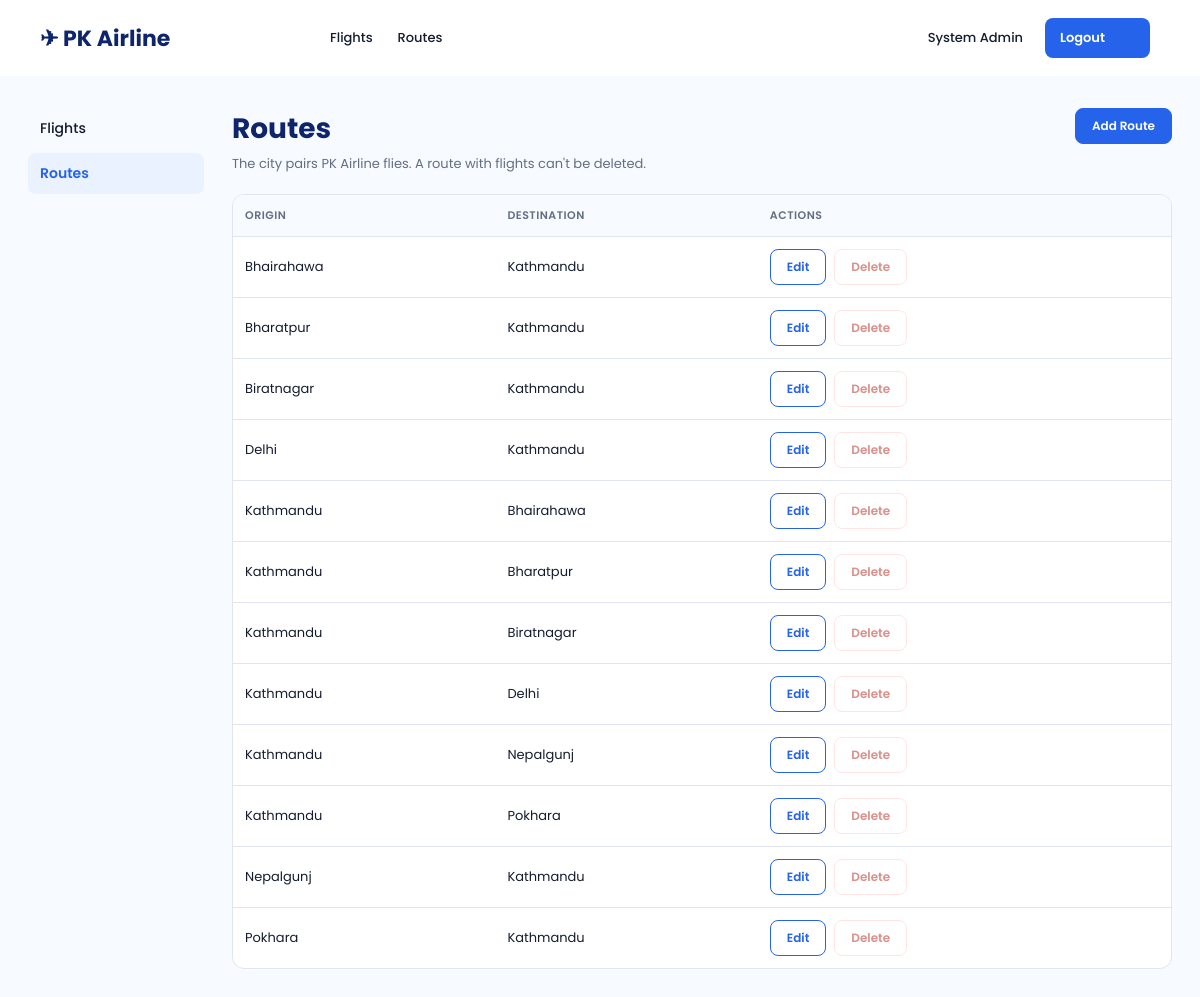
The page /admin/routes.php (signed in) on the database its author committed.
### tables this page shows
CREATE TABLE `routes` (
  `route_id` int(11) NOT NULL AUTO_INCREMENT,
  `origin` varchar(100) NOT NULL,
  `destination` varchar(100) NOT NULL,
  `created_at` timestamp NOT NULL DEFAULT current_timestamp(),
  PRIMARY KEY (`route_id`),
  UNIQUE KEY `origin_destination` (`origin`, `destination`)
);

### includes/functions.php (called while the page is built, shortened)
<?php
function e(?string $value): string
{
	return htmlspecialchars((string) $value, ENT_QUOTES, 'UTF-8');
}

### admin/routes.php (the view, shortened to what this page needs)
<?php
require_once __DIR__ . '/../config/db.php';
require_once __DIR__ . '/../includes/functions.php';
$routes = $pdo->query('
	SELECT r.route_id, r.origin, r.destination,
		EXISTS (SELECT 1 FROM flights f WHERE f.route_id = r.route_id) AS has_flights
	FROM routes r
	ORDER BY r.origin, r.destination
')->fetchAll();
require_once __DIR__ . '/../includes/header.php';
?>
	<div class="admin-layout">
		<?php require_once __DIR__ . '/../includes/admin-sidebar.php'; ?>
		<main class="page admin-main">
			<div class="admin-header">
				<div>
					<h1 class="page-title page-title--tight">Routes</h1>
					<p class="page-subtitle">The city pairs <?= e(AIRLINE_NAME) ?> flies. A route with flights can't be deleted.</p>
				</div>
				<a class="btn-small btn-small--solid" href="<?= e(BASE_URL) ?>admin/route-form.php">Add Route</a>
			</div>
			<?php if (!$routes): ?>
				<div class="panel panel-empty">
					<p>No routes yet. Add one to start scheduling flights.</p>
					<a class="btn-nav" href="<?= e(BASE_URL) ?>admin/route-form.php">Add Route</a>
				</div>
			<?php else: ?>
				<div class="table-scroll">
					<table class="data-table">
						<thead>
							<tr>
								<th>Origin</th>
								<th>Destination</th>
								<th>Actions</th>
							</tr>
						</thead>
						<tbody>
							<?php foreach ($routes as $route): ?>
								<tr>
									<td><?= e($route['origin']) ?></td>
									<td><?= e($route['destination']) ?></td>
									<td>
										<div class="table-actions">
											<a class="btn-small" href="<?= e(BASE_URL) ?>admin/route-form.php?id=<?= (int) $route['route_id'] ?>">Edit</a>
											<?php if ($route['has_flights']): ?>
												<button type="button" class="btn-small btn-small--danger" disabled
													title="This route has flights, so it can't be deleted.">Delete</button>
											<?php endif; ?>
										</div>
									</td>
								</tr>
							<?php endforeach; ?>
						</tbody>
					</table>
				</div>
			<?php endif; ?>
		</main>
	</div>
<?php require_once __DIR__ . '/../includes/footer.php'; ?>

### assets/css/style.css (style rules this page uses)
:root { --color-navy: #0e256b; --color-primary: #2563eb; --color-primary-hover: #1d4ed8; --color-page-bg: #f7faff; --color-surface: #ffffff; --color-text: #141c2e; --color-muted: #636e80; --color-border: #e0e5f0; --color-error: #b42318; --color-error-bg: #fef3f2; --color-error-border: #fecdca; --color-success: #067647; --color-success-bg: #ecfdf3; --color-success-border: #abefc6; --color-warning: #b54708; --color-warning-bg: #fffaeb; --color-warning-border: #fedf89; --color-info-bg: #eaf1ff; --color-nepal-pay: #0b8f5a; --color-nepal-pay-dark: #08724a; --color-plane: #b8c4de; --color-seat-border: #c7d2e8; --color-seat-booked: #e8ecf4; --font-sans: 'Poppins', system-ui, -apple-system, 'Segoe UI', sans-serif; }
*, *::before, *::after { box-sizing: border-box; }
body { margin: 0; font-family: var(--font-sans); color: var(--color-text); background: var(--color-page-bg); }
a { color: var(--color-primary); }
.page { max-width: 1440px; margin: 0 auto; padding: 32px 28px 40px; }
.page-title { margin: 0 0 20px; font-size: 28px; font-weight: 700; color: var(--color-navy); }
.page-title--tight { margin-bottom: 4px; }
.page-subtitle { margin: 0 0 20px; font-size: 13px; color: var(--color-muted); }
.btn-small { display: inline-flex; align-items: center; justify-content: center; height: 36px; padding: 0 16px; font: inherit; font-size: 12px; font-weight: 600; color: var(--color-primary); text-decoration: none; background: var(--color-surface); border: 1px solid var(--color-primary); border-radius: 8px; cursor: pointer; }
.btn-small--solid { color: #ffffff; background: var(--color-primary); border-color: var(--color-primary); }
.admin-layout { display: flex; align-items: flex-start; max-width: 1440px; margin: 0 auto; }
.page.admin-main { flex: 1; min-width: 0; max-width: none; margin: 0; padding-left: 12px; }
.admin-header { display: flex; flex-wrap: wrap; align-items: flex-start; justify-content: space-between; gap: 16px; }
.table-scroll { overflow-x: auto; background: var(--color-surface); border: 1px solid var(--color-border); border-radius: 12px; }
.data-table { width: 100%; font-size: 13px; border-collapse: collapse; }
.data-table th { padding: 12px; font-size: 11px; font-weight: 600; letter-spacing: 0.5px; color: var(--color-muted); text-align: left; text-transform: uppercase; white-space: nowrap; background: var(--color-page-bg); border-bottom: 1px solid var(--color-border); }
.data-table td { padding: 12px; vertical-align: middle; border-bottom: 1px solid var(--color-border); }
.data-table tbody tr:last-child td { border-bottom: 0; }
.table-actions { display: flex; flex-wrap: wrap; justify-content: flex-end; gap: 8px; }
.data-table .table-actions { flex-wrap: nowrap; justify-content: flex-start; }
.btn-small--danger { color: var(--color-error); border-color: var(--color-error-border); }
.btn-small:disabled { opacity: 0.5; cursor: not-allowed; }

### rows shown on the page
routes: origin "Bhairahawa", destination "Kathmandu"
routes: origin "Bharatpur", destination "Kathmandu"
routes: origin "Biratnagar", destination "Kathmandu"
routes: origin "Delhi", destination "Kathmandu"
routes: origin "Kathmandu", destination "Bhairahawa"
routes: origin "Kathmandu", destination "Bharatpur"
routes: origin "Kathmandu", destination "Biratnagar"
routes: origin "Kathmandu", destination "Delhi"
routes: origin "Kathmandu", destination "Nepalgunj"
routes: origin "Kathmandu", destination "Pokhara"
routes: origin "Nepalgunj", destination "Kathmandu"
routes: origin "Pokhara", destination "Kathmandu"

### other values the page prints
SITE_NAME "PK Airline"
$_SESSION['full_name'] "System Admin"
AIRLINE_NAME "PK Airline"
